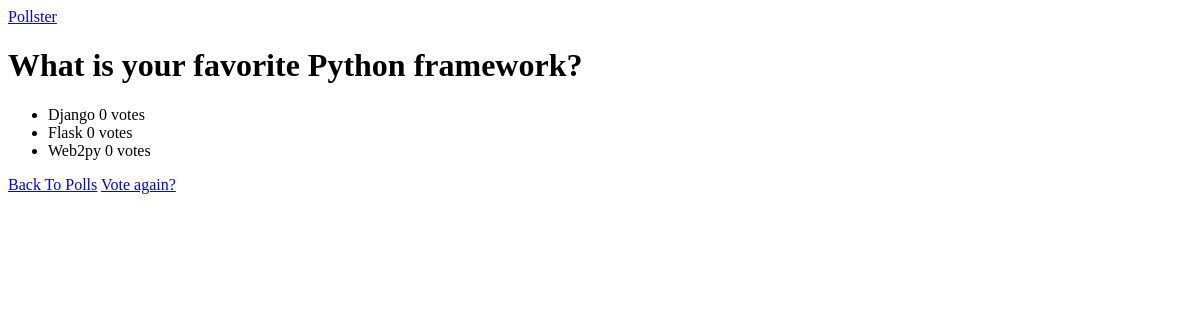
Before: /1/results with the older database file.
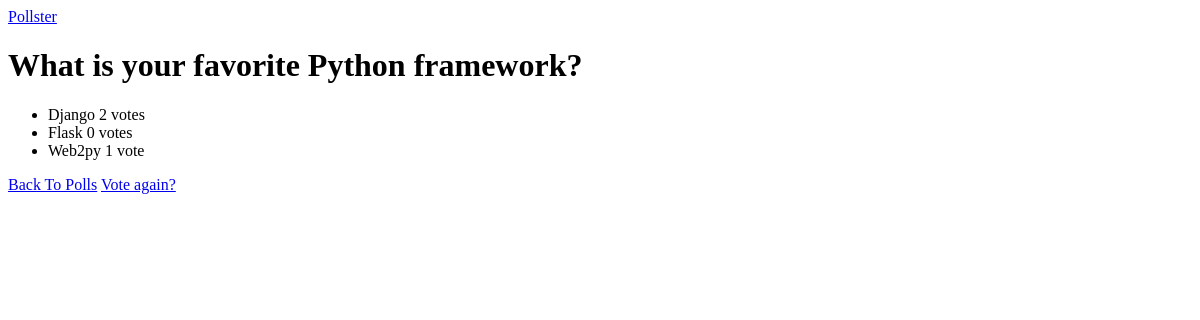
After: the same page with the newer database file.
### polls/models.py (models this page shows, shortened)
class Question(models.Model):
    text = models.CharField(max_length=200)
    created = models.DateTimeField(auto_now_add=True)

class Choice(models.Model):
    question = models.ForeignKey(Question, on_delete=models.CASCADE)
    text = models.CharField(max_length=200)
    votes = models.IntegerField(default=0)

### polls/views.py (the view)
# urls.py: path('<int:question_id>/results', views.results, name='results'),
def results(request, question_id):
    question = get_object_or_404(Question, pk=question_id)
    context = {
        'question': question
    }
    return render(request, 'polls/results.html', context)

### templates/polls/results.html (shortened to what this page needs)
{% extends 'base.html' %}
{% block content %}
    <h1>{{ question.text }}</h1>
    <ul>
        {% for choice in question.choice_set.all %}
        <li>
            {{ choice.text }}  <span>{{ choice.votes }} vote{{ choice.votes | pluralize }}</span>
        </li>
        {% endfor %}
    </ul>
    <a href="{% url 'polls:index' %}">Back To Polls</a>
    <a href="{% url 'polls:details' question.id %}">Vote again?</a>
{% endblock %}

### templates/base.html (shortened to what this page needs)
<!DOCTYPE html>
<html lang="en">
<head>
</head>
<body>
    {% include 'partials/_navbar.html' %}
    {% block content %}
    {% endblock %}
</body>
</html>

### templates/partials/_navbar.html
<nav>
    <a href="/">Pollster</a>
</nav>

Changed rows visible on the page:
changed Choice "Django": votes "0" → "2"
changed Choice "Web2py": votes "0" → "1"; votes|pluralize "s" → (not shown)
